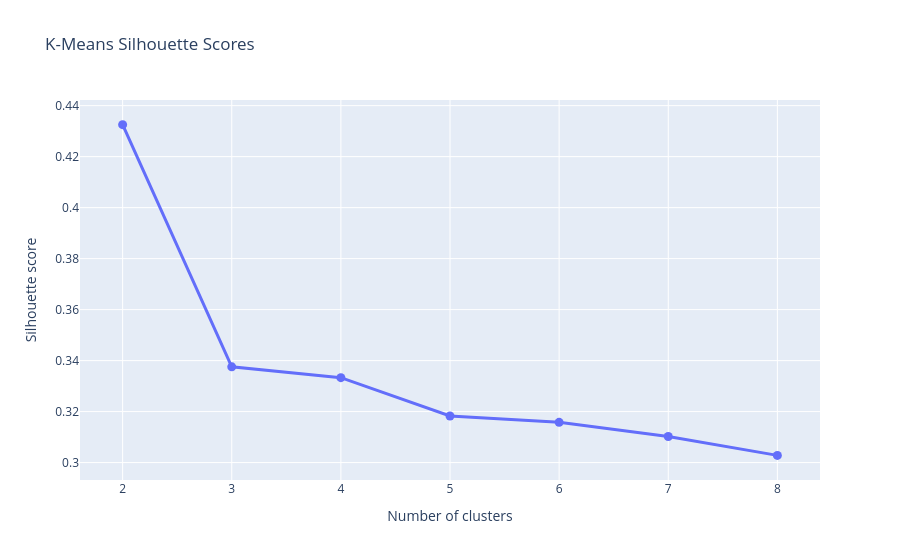

Notebook cell for this chart:
### Code cell
fig = px.line(
    cluster_evaluation,
    x="NumberOfClusters",
    y="SilhouetteScore",
    markers=True,
    title="K-Means Silhouette Scores",
    labels={
        "NumberOfClusters": "Number of clusters",
        "SilhouetteScore": "Silhouette score",
    },
)

fig.update_traces(
    line={"width": 3},
    marker={"size": 9},
)

fig.update_xaxes(
    dtick=1,
)

fig.show()

### Figure 1 — Plotly figure (JSON) as saved in the notebook; plotly's stock layout.template omitted (floating-point values rounded to 4 significant figures)
{"data": [{"hovertemplate": "Number of clusters=%{x}<br>Silhouette score=%{y}<extra></extra>", "legendgroup": "", "line": {"color": "#636efa", "dash": "solid", "width": 3}, "marker": {"size": 9, "symbol": "circle"}, "mode": "markers+lines", "name": "", "orientation": "v", "showlegend": false, "type": "scatter", "x": [2, 3, 4, 5, 6, 7, 8], "xaxis": "x", "y": [0.4326, 0.3376, 0.3333, 0.3183, 0.3158, 0.3102, 0.3028], "yaxis": "y"}], "layout": {"legend": {"tracegroupgap": 0}, "title": {"text": "K-Means Silhouette Scores"}, "xaxis": {"anchor": "y", "domain": [0, 1], "dtick": 1, "title": {"text": "Number of clusters"}}, "yaxis": {"anchor": "x", "domain": [0, 1], "title": {"text": "Silhouette score"}}}}
